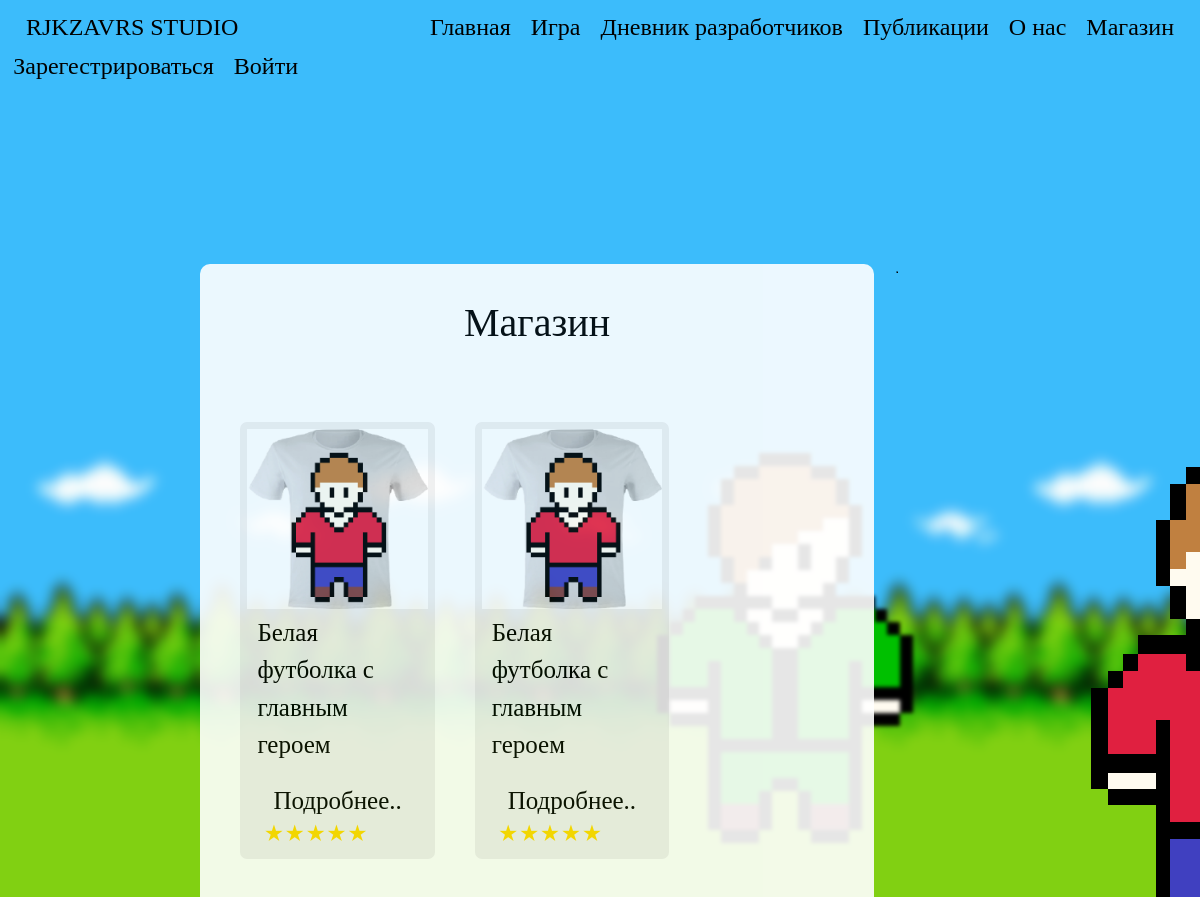
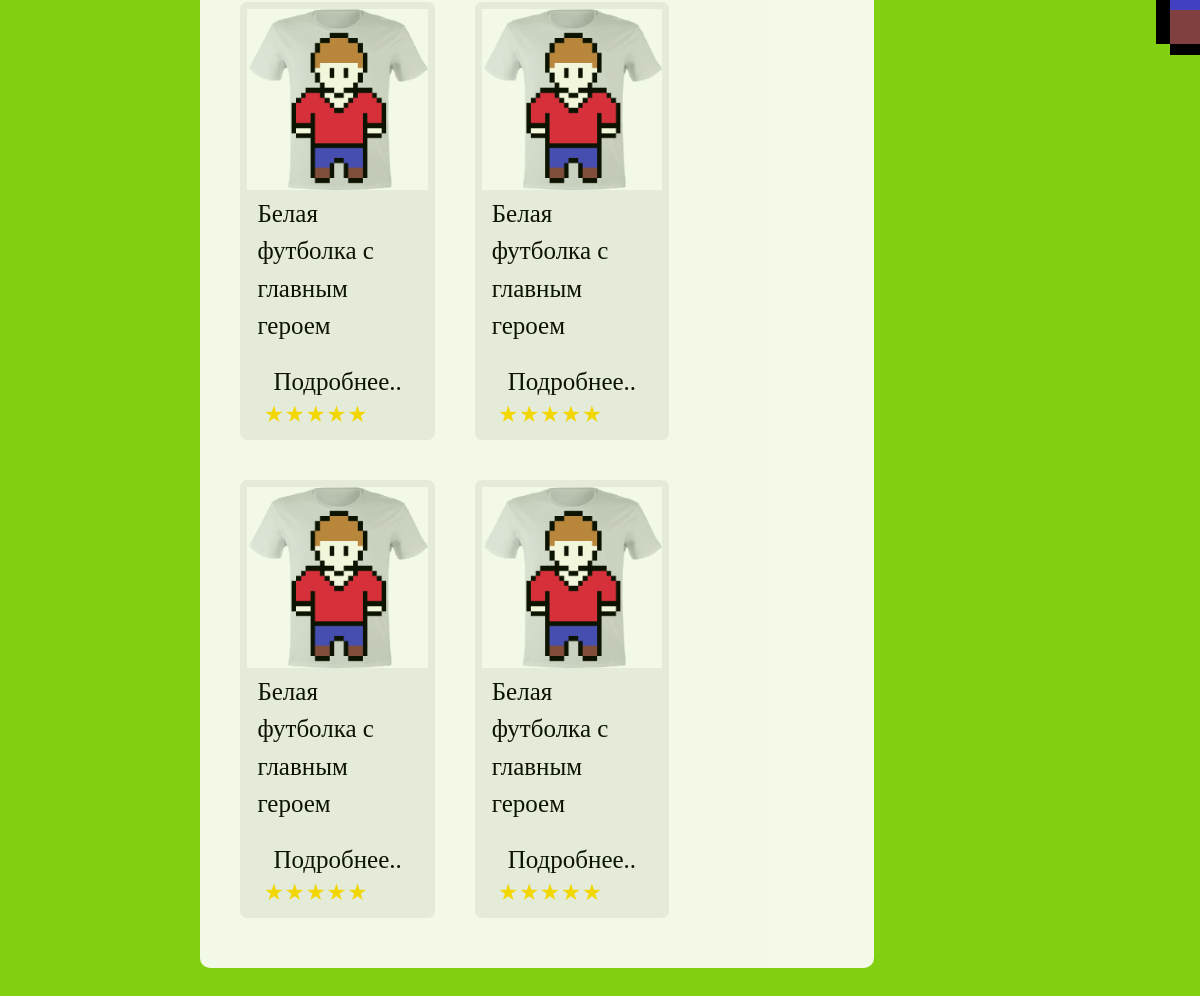
The app's page /shop/ with its own data (2 pictures, top to bottom).
### data/products.py (models this page shows)
class Products(SqlAlchemyBase, SerializerMixin):
    __tablename__ = 'products'
    id = sqlalchemy.Column(sqlalchemy.Integer, primary_key=True, autoincrement=True)
    header = sqlalchemy.Column(sqlalchemy.String, nullable=True)
    description = sqlalchemy.Column(sqlalchemy.String, nullable=True)
    image = sqlalchemy.Column(sqlalchemy.String, nullable=True)
    created_date = sqlalchemy.Column(sqlalchemy.DateTime)
    quantity_in_stock = sqlalchemy.Column(sqlalchemy.Integer, nullable=True, default=0)
    comments = orm.relation('Comments')

### run.py (the view)
@app.route("/shop/")
def shop():
    session = db_session.create_session()
    items = session.query(Products).all()
    return render_template("shop_items.html", bgimg=get_image_profile(current_user),
                           style=url_for('static', filename='css/style.css'), items=items)

### data/db_session.py (called while the page is built)
def create_session() -> Session:
    global __factory
    return __factory()

### run.py (called while the page is built)
def get_image_profile(user):
    bg_img = 1
    if user.is_authenticated:
        bg_img = user.background_image_id + 1
    return url_for('static', filename=f'img/background_img_{bg_img}.png')

### templates/shop_items.html
{% extends "base.html" %}
{% block content %}
<div class="title">
    <h1 class="title-text">Магазин</h1>
</div>
<div class="shop-items">
    {% for item in items %}
    <div class="shop-item">
        <div class="shop-item-body">
            <div>
                <img src="{{ item.image }}" width="100%">
            </div>
            <div>
                <p class="diary-text">{{ item.header }}</p>
            </div>
            <div class="navbar">
                <div>
                    <a href="/">
                        <p class="diary-text">Подробнее..</p>
                    </a>
                </div>
                <div class="rating-mini">
                    {% if 5 >= 1%}<span class="active"></span>{% else %}<span></span>{% endif %}
                    {% if 5 >= 2%}<span class="active"></span>{% else %}<span></span>{% endif %}
                    {% if 5 >= 3%}<span class="active"></span>{% else %}<span></span>{% endif %}
                    {% if 5 >= 4%}<span class="active"></span>{% else %}<span></span>{% endif %}
                    {% if 10 >= 5%}<span class="active"></span>{% else %}<span></span>{% endif %}
                </div>
            </div>
        </div>
    </div>
    {% endfor %}
</div>
{% endblock %}

### templates/base.html (shortened to what this page needs)
<!doctype html>
<html lang="ru">
<head>
    <link rel="stylesheet"
          href="https://stackpath.bootstrapcdn.com/bootstrap/4.4.1/css/bootstrap.min.css"
>
    <link rel="stylesheet" href={{style}}>
</head>
<body>
<header class="navbar navbar-light">
    <div class="left-head">
        <a href="/about/"><h4 class="asd">RJKZAVRS STUDIO</h4></a>
    </div>
    <div class="center-head">
        <div>
            <a href="/" class="header-a"><h4 class="asd">Главная</h4></a>
            <a href="/game_about" class="header-a"><h4 class="asd">Игра</h4></a>
            <a href="/DevelopersDiary" class="header-a"><h4 class="asd">Дневник разработчиков</h4></a>
            <a href="/Publications/" class="header-a"><h4 class="asd">Публикации</h4></a>
            <a href="/about/" class="header-a"><h4 class="asd">О нас</h4></a>
            <a href="/shop/" class="header-a"><h4 class="asd">Магазин</h4></a>
        </div>
    </div>
    <div class="right-head">
        {% if current_user.is_authenticated %}
        <a class="navbar-brand" href="/account"><h4 class="asd">{{ current_user.nickname }}</h4></a>
        {% else %}
        <a href="/login"><h4 class="asd">Войти</h4></a>
        <a href="/register"><h4 class="asd">Зарегестрироваться</h4></a>
        {% endif %}
    </div>
</header>
<main role="main">
    <div class="main-block">
        <div class="center-column">
            <div class="center-column-block">
                {% block content %}{% endblock %}
            </div>
        </div>
    </div>
</main>
</body>
</html>

### static/css/style.css (style rules this page uses)
p { text-decoration: none; }
header { margin-bottom: 170px; }
main { align: center; width: 100%; }
.header-a { float: left; }
a { text-decoration: none; }
div.main-block { width: 85%; display: flex; margin-left: 15%; align: center; margin-bottom: 70px; }
.asd { font-family: 'Comfortaa', cursive; font-weight: 100; font-style: inherit; color: #000; position: relative; padding: 5px 5px; margin: 0 5px; }
.title-text { font-family: 'Comfortaa', cursive; font-weight: 100; font-style: inherit; color: #000; position: relative; padding: 5px 5px; margin: 0 5px; }
.diary-text { font-size: 25px; font-family: 'Comfortaa', cursive; font-weight: 100; font-style: inherit; color: #000; position: relative; padding: 5px 5px; margin: 0 5px; }
div.left-head { width: 25%; }
div.center-head { display: flex; align: center; }
div.right-head { width: 25%; display: -webkit-flex; -webkit-flex-direction: row-reverse; display: flex; flex-direction: row-reverse; }
div.center-column { border-radius: 10px; background: #fff; align: left; width: 66%; margin-left: 2%; margin-right: 20px; opacity: 0.9; }
div.center-column-block { padding: 30px 20px; }
div.title { display: block; text-align: center; margin-bottom: 50px; }
div.shop-items { display: flex; flex-wrap: wrap; }
div.shop-item { flex-basis: 33.33333333%; padding: 20px; }
div.shop-item-body { background: #efefef; padding: 7px; border-radius: 7px; }
.rating-mini { display: inline-block; font-size: 0; }
.rating-mini span { padding: 0; font-size: 20px; line-height: 1; color: lightgrey; }
.rating-mini > span:before { content: '★'; }
.rating-mini > span.active { color: gold; }

### records on screen
Products: image (picture), header "Белая футболка с главным героем"
Products: image (picture), header "Белая футболка с главным героем"
Products: image (picture), header "Белая футболка с главным героем"
Products: image (picture), header "Белая футболка с главным героем"
Products: image (picture), header "Белая футболка с главным героем"
Products: image (picture), header "Белая футболка с главным героем"
